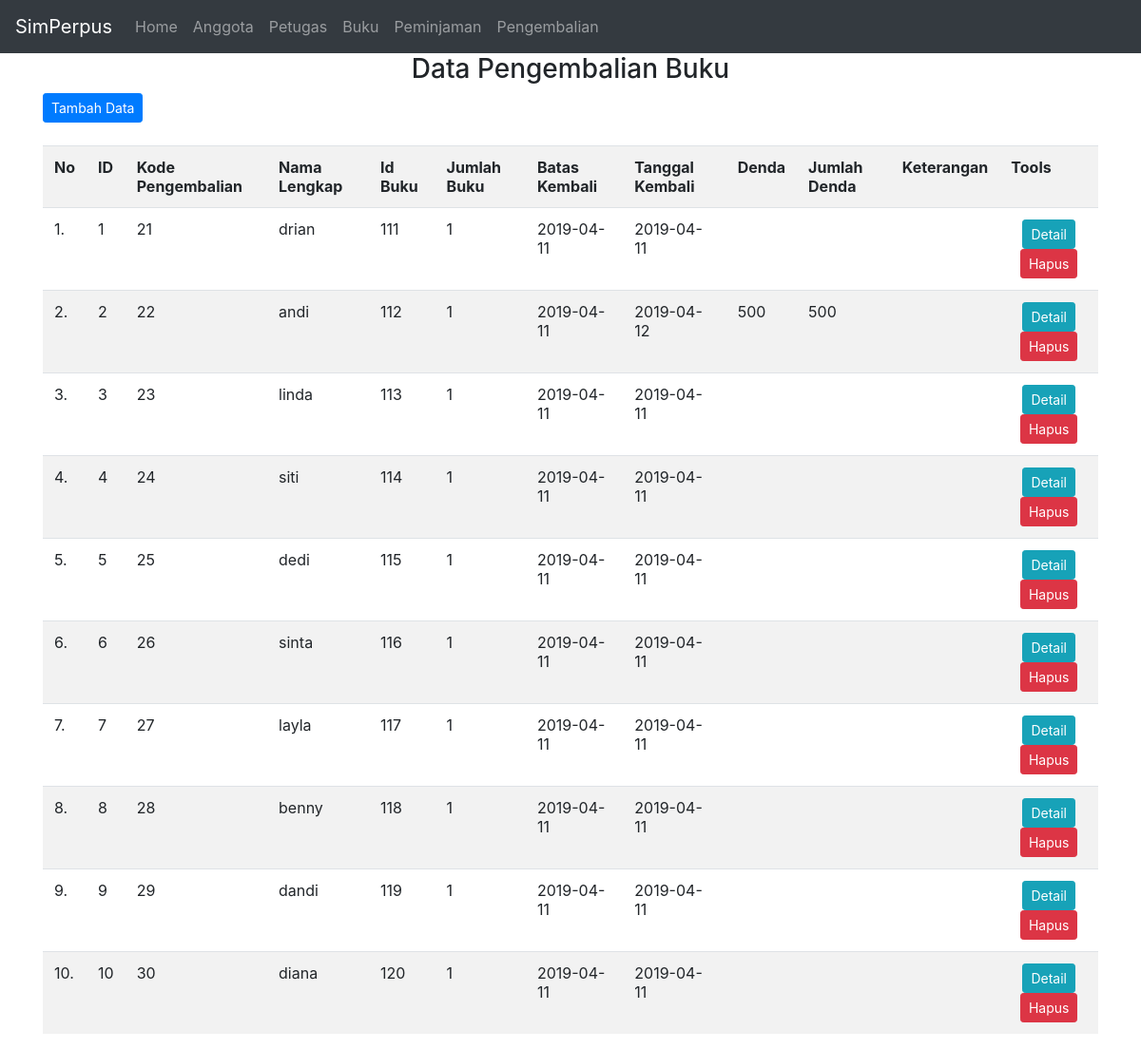
Page /tampil_kembali.php on the committed database.
### tables this page shows
CREATE TABLE IF NOT EXISTS `pengembalian` (
  `id_anggota` int(15) NOT NULL,
  `kode_peminjaman` int(15) NOT NULL,
  `nama` varchar(60) NOT NULL,
  `id_buku` varchar(15) NOT NULL,
  `jumlah_buku` int(5) NOT NULL,
  `batas_kembali` date NOT NULL,
  `tanggal_kembali` date NOT NULL,
  `denda` varchar(15) NOT NULL,
  `jumlah_denda` varchar(30) NOT NULL,
  `keterangan` varchar(30) NOT NULL,
  PRIMARY KEY (`id_anggota`),
  KEY `kode_peminjaman` (`kode_peminjaman`),
  KEY `batas_kembali` (`batas_kembali`),
  KEY `jumlah_buku` (`jumlah_buku`),
  KEY `nama` (`nama`),
  KEY `id_buku` (`id_buku`)
);

### tampil_kembali.php (the view, shortened to what this page needs)
<?php
include("connection.php");
?>
  <link rel="stylesheet" href="css/bootstrap.css">
 <nav class="navbar navbar-expand-md bg-dark navbar-dark">
  <a class="navbar-brand" href="#">SimPerpus</a>
    <ul class="navbar-nav">
      <li class="nav-item">
        <a class="nav-link" href="index.php">Home</a>
      </li>
      <li class="nav-item">
        <a class="nav-link" href="tampil_data.php">Anggota</a>
      </li>
      <li class="nav-item">
        <a class="nav-link" href="tampil_petugas.php">Petugas</a>
      </li>
      <li class="nav-item">
        <a class="nav-link" href="tampil_buku.php">Buku</a>
      </li>
      <li class="nav-item">
        <a class="nav-link" href="tampil_pinjam.php">Peminjaman</a>
      </li>
      <li class="nav-item">
        <a class="nav-link" href="tampil_kembali.php">Pengembalian</a>
      </li>
    </ul>
</nav>
<div class="container">
<h3 align="center">Data Pengembalian Buku</h3>
<a href="tambah_kembali.php" class="btn btn-primary btn-sm">Tambah Data</a><br /><br />
<div class="table-responsive">
<table class="table table-striped">
      <tr>
      	<th>No</th>
        <th>ID</th>
        <th>Kode Pengembalian</th>
        <th>Nama Lengkap</th>
        <th>Id Buku</th>
        <th>Jumlah Buku</th>
        <th>Batas Kembali</th>
        <th>Tanggal Kembali</th>
        <th>Denda</th>
        <th>Jumlah Denda</th>
        <th>Keterangan</th>
        <th>Tools</th>
      </tr>
    <?php
    $no=1;
    $query=("SELECT * FROM pengembalian");
    $lihat = mysqli_query($con, $query) or die('Error, query failed. ' . mysqli_error());
    while($r=mysqli_fetch_array($lihat)){
?>
      <tr>
        <td><?php echo"$no.";?></td>
        <td><?php echo"$r[id_anggota]";?></td>
        <td><?php echo"$r[kode_peminjaman]";?></td>
        <td><?php echo "$r[nama]";?></td>
        <td><?php echo "$r[id_buku]";?></td>
        <td><?php echo "$r[jumlah_buku]";?></td>
        <td><?php echo "$r[batas_kembali]";?></td>
        <td><?php echo "$r[tanggal_kembali]";?></td>
        <td><?php echo "$r[denda]";?></td>
        <td><?php echo "$r[jumlah_denda]";?></td>
        <td><?php echo "$r[keterangan]";?></td>
        <td align="center">
            <a href="detail_kembali.php?halaman=kembali_detail&id=<?php echo"$r[id_anggota]";?>" title="Detail Data" class="btn btn-info btn-sm">Detail<span class="glyphicon glyphicon-info-sign" aria-hidden="true"></span></a>
            <a href="delete_kembali.php?halaman=kembali_delete&kode_peminjaman=<?=$r['id_anggota'];?>" title="Hapus Data" class="btn btn-danger btn-sm">Hapus<span class="glyphicon glyphicon-trash" aria-hidden="true"></span></a>
    </tr>
<?php
$no++;
} ?>
</table>
</div>

### rows in the picture
pengembalian: id_anggota "1", kode_peminjaman "21", nama "drian", id_buku "111", jumlah_buku "1", batas_kembali "2019-04-11", tanggal_kembali "2019-04-11"
pengembalian: id_anggota "2", kode_peminjaman "22", nama "andi", id_buku "112", jumlah_buku "1", batas_kembali "2019-04-11", tanggal_kembali "2019-04-12", denda "500", jumlah_denda "500"
pengembalian: id_anggota "3", kode_peminjaman "23", nama "linda", id_buku "113", jumlah_buku "1", batas_kembali "2019-04-11", tanggal_kembali "2019-04-11"
pengembalian: id_anggota "4", kode_peminjaman "24", nama "siti", id_buku "114", jumlah_buku "1", batas_kembali "2019-04-11", tanggal_kembali "2019-04-11"
pengembalian: id_anggota "5", kode_peminjaman "25", nama "dedi", id_buku "115", jumlah_buku "1", batas_kembali "2019-04-11", tanggal_kembali "2019-04-11"
pengembalian: id_anggota "6", kode_peminjaman "26", nama "sinta", id_buku "116", jumlah_buku "1", batas_kembali "2019-04-11", tanggal_kembali "2019-04-11"
pengembalian: id_anggota "7", kode_peminjaman "27", nama "layla", id_buku "117", jumlah_buku "1", batas_kembali "2019-04-11", tanggal_kembali "2019-04-11"
pengembalian: id_anggota "8", kode_peminjaman "28", nama "benny", id_buku "118", jumlah_buku "1", batas_kembali "2019-04-11", tanggal_kembali "2019-04-11"
pengembalian: id_anggota "9", kode_peminjaman "29", nama "dandi", id_buku "119", jumlah_buku "1", batas_kembali "2019-04-11", tanggal_kembali "2019-04-11"
pengembalian: id_anggota "10", kode_peminjaman "30", nama "diana", id_buku "120", jumlah_buku "1", batas_kembali "2019-04-11", tanggal_kembali "2019-04-11"
